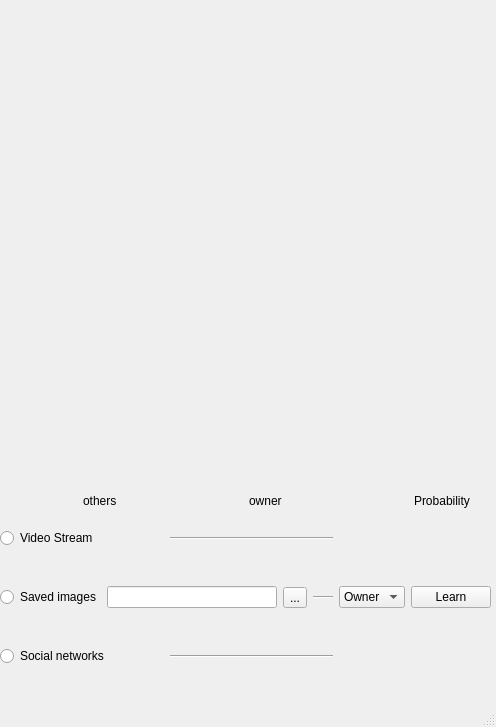
<?xml version="1.0" encoding="UTF-8"?>
<ui version="4.0">
 <class>MainWindow</class>
 <widget class="QMainWindow" name="MainWindow">
  <property name="geometry">
   <rect>
    <x>0</x>
    <y>0</y>
    <width>496</width>
    <height>727</height>
   </rect>
  </property>
  <property name="windowTitle">
   <string>MainWindow</string>
  </property>
  <widget class="QWidget" name="centralwidget">
   <widget class="QLabel" name="label">
    <property name="geometry">
     <rect>
      <x>0</x>
      <y>0</y>
      <width>491</width>
      <height>481</height>
     </rect>
    </property>
    <property name="text">
     <string/>
    </property>
   </widget>
   <widget class="QWidget" name="">
    <property name="geometry">
     <rect>
      <x>0</x>
      <y>512</y>
      <width>491</width>
      <height>171</height>
     </rect>
    </property>
    <layout class="QHBoxLayout" name="horizontalLayout_2">
     <item>
      <layout class="QVBoxLayout" name="verticalLayout_4">
       <item>
        <layout class="QHBoxLayout" name="horizontalLayout_4">
         <item>
          <widget class="QRadioButton" name="radioButton">
           <property name="text">
            <string>Video Stream</string>
           </property>
          </widget>
         </item>
         <item>
          <layout class="QVBoxLayout" name="verticalLayout_3">
           <item>
            <spacer name="verticalSpacer">
             <property name="orientation">
              <enum>Qt::Vertical</enum>
             </property>
             <property name="sizeHint" stdset="0">
              <size>
               <width>20</width>
               <height>13</height>
              </size>
             </property>
            </spacer>
           </item>
           <item>
            <widget class="Line" name="line_2">
             <property name="orientation">
              <enum>Qt::Horizontal</enum>
             </property>
            </widget>
           </item>
           <item>
            <spacer name="verticalSpacer_2">
             <property name="orientation">
              <enum>Qt::Vertical</enum>
             </property>
             <property name="sizeHint" stdset="0">
              <size>
               <width>20</width>
               <height>13</height>
              </size>
             </property>
            </spacer>
           </item>
          </layout>
         </item>
        </layout>
       </item>
       <item>
        <layout class="QHBoxLayout" name="horizontalLayout_6">
         <item>
          <widget class="QRadioButton" name="radioButton_2">
           <property name="text">
            <string>Saved images</string>
           </property>
          </widget>
         </item>
         <item>
          <layout class="QHBoxLayout" name="horizontalLayout_3">
           <item>
            <widget class="QLineEdit" name="lineEdit_2">
             <property name="enabled">
              <bool>true</bool>
             </property>
            </widget>
           </item>
           <item>
            <widget class="QToolButton" name="toolButton">
             <property name="text">
              <string>...</string>
             </property>
            </widget>
           </item>
           <item>
            <layout class="QVBoxLayout" name="verticalLayout">
             <item>
              <spacer name="verticalSpacer_10">
               <property name="orientation">
                <enum>Qt::Vertical</enum>
               </property>
               <property name="sizeHint" stdset="0">
                <size>
                 <width>20</width>
                 <height>13</height>
                </size>
               </property>
              </spacer>
             </item>
             <item>
              <widget class="Line" name="line_6">
               <property name="orientation">
                <enum>Qt::Horizontal</enum>
               </property>
              </widget>
             </item>
             <item>
              <spacer name="verticalSpacer_9">
               <property name="orientation">
                <enum>Qt::Vertical</enum>
               </property>
               <property name="sizeHint" stdset="0">
                <size>
                 <width>20</width>
                 <height>13</height>
                </size>
               </property>
              </spacer>
             </item>
            </layout>
           </item>
          </layout>
         </item>
        </layout>
       </item>
       <item>
        <layout class="QHBoxLayout" name="horizontalLayout_5">
         <item>
          <widget class="QRadioButton" name="radioButton_3">
           <property name="text">
            <string>Social networks</string>
           </property>
          </widget>
         </item>
         <item>
          <layout class="QVBoxLayout" name="verticalLayout_2">
           <item>
            <spacer name="verticalSpacer_3">
             <property name="orientation">
              <enum>Qt::Vertical</enum>
             </property>
             <property name="sizeHint" stdset="0">
              <size>
               <width>20</width>
               <height>13</height>
              </size>
             </property>
            </spacer>
           </item>
           <item>
            <widget class="Line" name="line_3">
             <property name="orientation">
              <enum>Qt::Horizontal</enum>
             </property>
            </widget>
           </item>
           <item>
            <spacer name="verticalSpacer_4">
             <property name="orientation">
              <enum>Qt::Vertical</enum>
             </property>
             <property name="sizeHint" stdset="0">
              <size>
               <width>20</width>
               <height>13</height>
              </size>
             </property>
            </spacer>
           </item>
          </layout>
         </item>
        </layout>
       </item>
      </layout>
     </item>
     <item>
      <widget class="QComboBox" name="comboBox">
       <item>
        <property name="text">
         <string>Owner</string>
        </property>
       </item>
       <item>
        <property name="text">
         <string>Others</string>
        </property>
       </item>
       <item>
        <property name="text">
         <string/>
        </property>
       </item>
      </widget>
     </item>
     <item>
      <widget class="QPushButton" name="pushButton">
       <property name="text">
        <string>Learn</string>
       </property>
      </widget>
     </item>
    </layout>
   </widget>
   <widget class="QWidget" name="">
    <property name="geometry">
     <rect>
      <x>0</x>
      <y>490</y>
      <width>491</width>
      <height>21</height>
     </rect>
    </property>
    <layout class="QHBoxLayout" name="horizontalLayout_9">
     <item>
      <layout class="QHBoxLayout" name="horizontalLayout_7">
       <item>
        <widget class="QLabel" name="label_4">
         <property name="text">
          <string/>
         </property>
        </widget>
       </item>
       <item>
        <widget class="QLabel" name="label_5">
         <property name="text">
          <string>others</string>
         </property>
        </widget>
       </item>
      </layout>
     </item>
     <item>
      <layout class="QHBoxLayout" name="horizontalLayout_8">
       <item>
        <widget class="QLabel" name="label_6">
         <property name="text">
          <string/>
         </property>
        </widget>
       </item>
       <item>
        <widget class="QLabel" name="label_7">
         <property name="text">
          <string>owner</string>
         </property>
        </widget>
       </item>
      </layout>
     </item>
     <item>
      <layout class="QHBoxLayout" name="horizontalLayout">
       <item>
        <widget class="QLabel" name="label_2">
         <property name="text">
          <string/>
         </property>
        </widget>
       </item>
       <item>
        <widget class="QLabel" name="label_3">
         <property name="text">
          <string>Probability</string>
         </property>
        </widget>
       </item>
      </layout>
     </item>
    </layout>
   </widget>
  </widget>
  <widget class="QMenuBar" name="menubar">
   <property name="geometry">
    <rect>
     <x>0</x>
     <y>0</y>
     <width>496</width>
     <height>25</height>
    </rect>
   </property>
  </widget>
  <widget class="QStatusBar" name="statusbar"/>
 </widget>
 <resources/>
 <connections/>
</ui>
